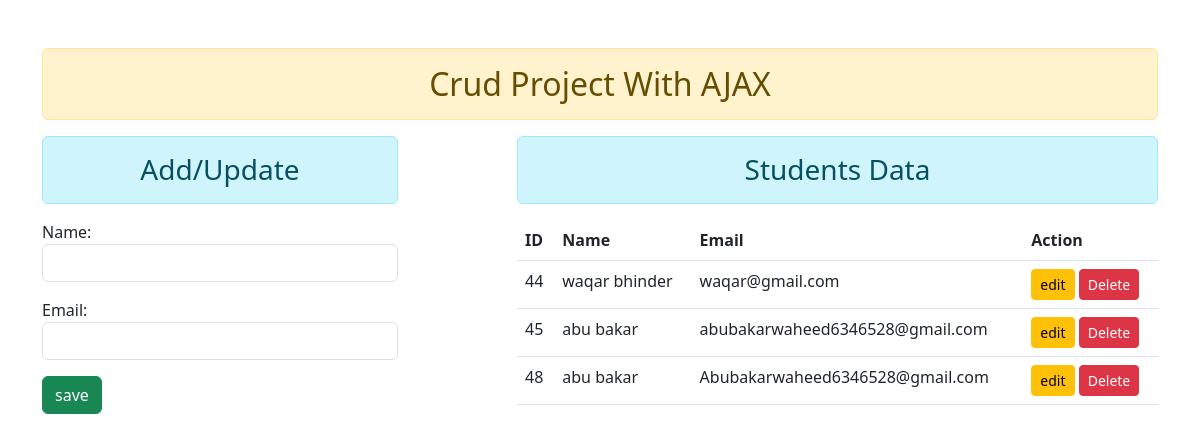
The app's page /, older data.
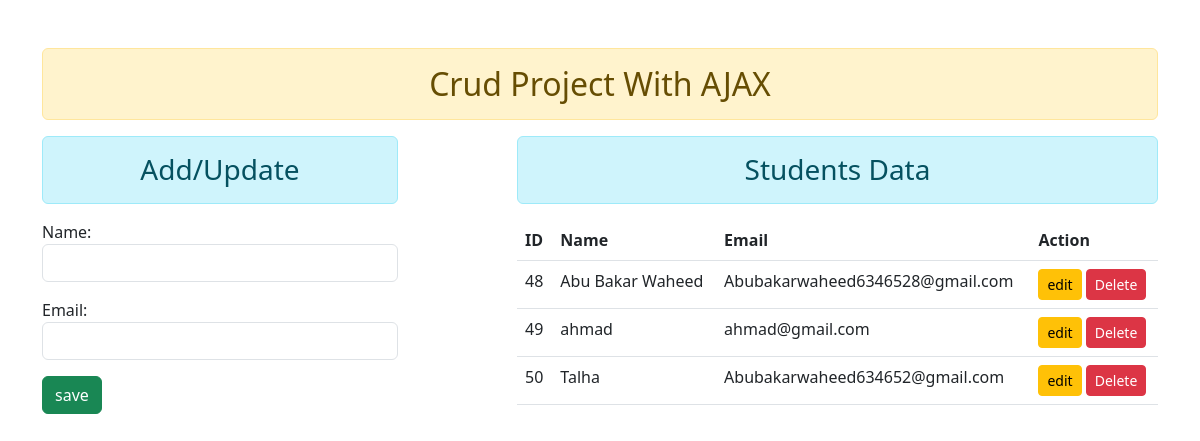
The same page, newer data.
### app/models.py (models this page shows)
class user(models.Model):
    name=models.CharField(max_length=200)
    email=models.EmailField(max_length=200)

### app/views.py (the view)
# urls.py: path('', views.home , name='home'),
def home(request):
    form=UserRegistration()
    stu=user.objects.all()
    return render (request, 'index.html' , {'form':form , 'stu':stu})

### app/forms.py
class UserRegistration(forms.ModelForm):
    class Meta:
        model=user
        fields=['name' , 'email']
        widgets={
            'name':forms.TextInput(attrs={'class':'form-control' , 'id':'nameid'}),
            'email':forms.EmailInput(attrs={'class':'form-control' , 'id':'emailid'}),
        }

### app/templates/index.html (shortened to what this page needs)
{% load static %}
<!DOCTYPE html>
<html lang="en">
<head>
    <link rel="stylesheet" href="{% static 'css/style.css' %}">
    <link rel="stylesheet" href="https://cdn.jsdelivr.net/npm/bootstrap@5.3.0-alpha1/dist/css/bootstrap.min.css">
</head>
<body>
        <div class='container mt-5'>
            <h2 class='text-center alert alert-warning'>Crud Project With AJAX</h2>
            <div class='row flex'>
                <div class='col-sm-4'>
                <h3 class='text-center alert alert-info'>Add/Update</h3>
                 <form action="" method="Post">
               {{form.as_p}}
                <input type='button' class='btn btn-success ' value='save' id='savedata' >
                  </form>
            </div>
            <div class='col-sm-7'>
                <h3 class='text-center alert alert-info'>Students Data</h3>
                <table class='table table-hover'>
                <thead>
                    <tr>
                        <th scope='col'>ID</th>
                        <th scope='col'>Name</th>
                        <th scope='col'>Email</th>
                        <th scope='col'>Action</th>
                    </tr>
                </thead>
                <tbody id='tbody'>
                {% for st in stu %}
                    <tr>
                        <td>{{st.id}}</td>
                        <td>{{st.name}}</td>
                        <td>{{st.email}}</td>
                        <td>
                            <input type='button' value='edit' data-sid={{st.id}} class='btn btn-warning btn-sm btn_edit'>
                            <input type='button' value='Delete' data-sid={{st.id}} class='btn btn-danger btn-sm btn_del'>
                        </td>
                    </tr>
                    {% endfor %}
                </table>
            </div>
        </div>
</body>
</html>

### app/static/css/style.css (style rules this page uses)
body { background:#fff !important; }
.flex { display: flex !important; justify-content: space-between !important; flex-wrap: wrap; }

Row changes from the older to the newer data that the page shows:
removed user: id "44", name "waqar bhinder", email "waqar@gmail.com"
removed user: id "45", name "abu bakar", email "abubakarwaheed6346528@gmail.com"
changed user "Abubakarwaheed6346528@gmail.com": name "abu bakar" → "Abu Bakar Waheed"
added user: id "49", name "ahmad", email "ahmad@gmail.com"
added user: id "50", name "Talha", email "Abubakarwaheed634652@gmail.com"
